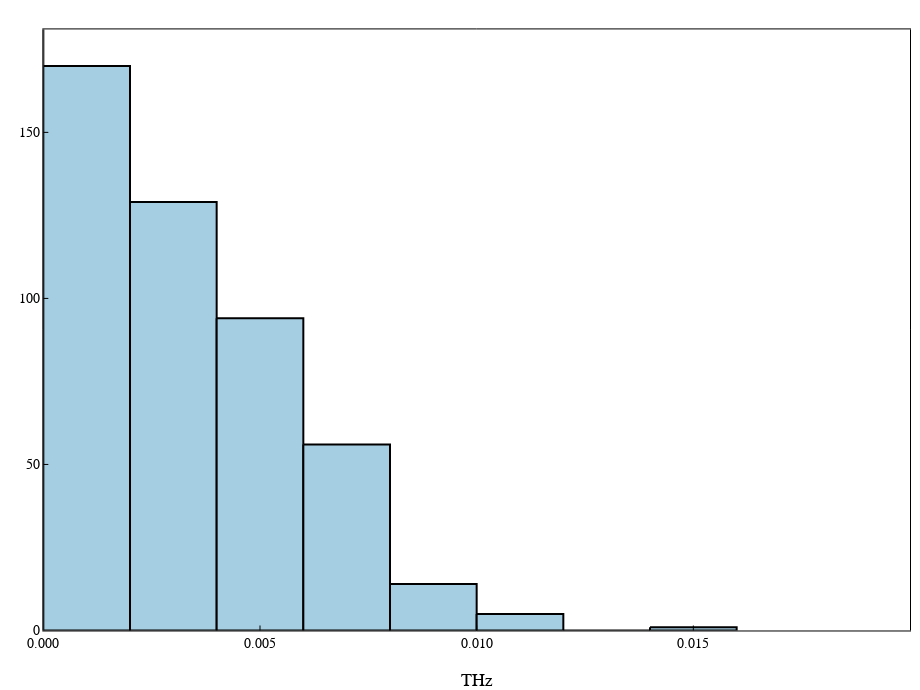

The notebook cell this image was saved under:
### Code cell
vs = range(-2.5e6, 2.5e6, length = 100)u"m/s"
doppler_shift(10u"m/s", ω_laser)

N_thrown = 1000
velocities = [generate_vector(thermal_distribution, MB_max(m_Yb, T_boiling_Yb), bounds) for x ∈ 1:N_thrown]
shifts = [doppler_shift(v, ω_laser, pump_k̂) for v ∈ velocities]
histogram(shifts,
    #xscale = :log10,
    xlims = (0u"MHz", 0.02u"THz"),
    #xunit = u"MHz",
    ylims = (0, :auto))

#=
plot(vs, doppler_shift.(vs, ω_laser) .* (1 / 2π),
    title = "1D Laser detuning (ω_0 = $ω_laser)",
    #ylabel = "Frequency change",
    ylabel = L"\Delta\omega",
    xlabel = "Velocity",
    yunit = u"THz")
=#
